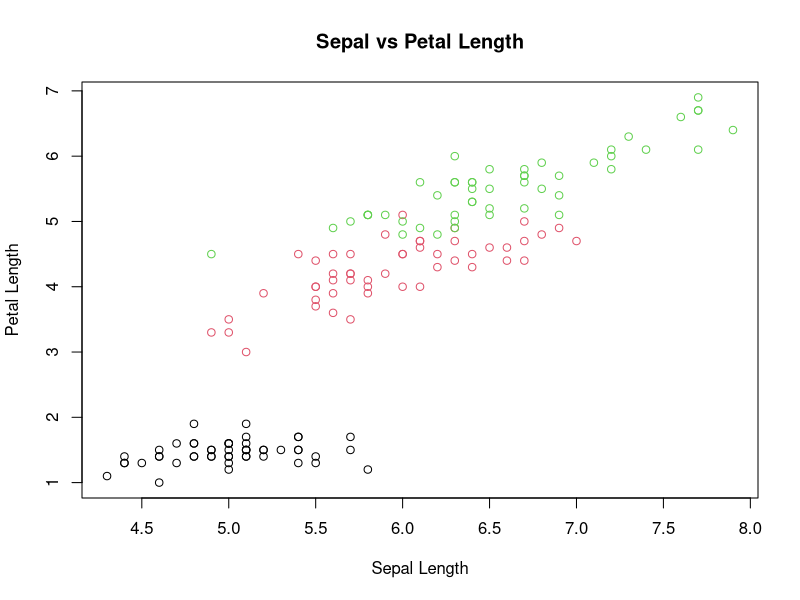

Write R code to recreate this figure.
## ---- chunk 1
plot(iris$Sepal.Length, iris$Petal.Length,
     main = "Sepal vs Petal Length",
     xlab = "Sepal Length",
     ylab = "Petal Length",
     col = iris$Species)
